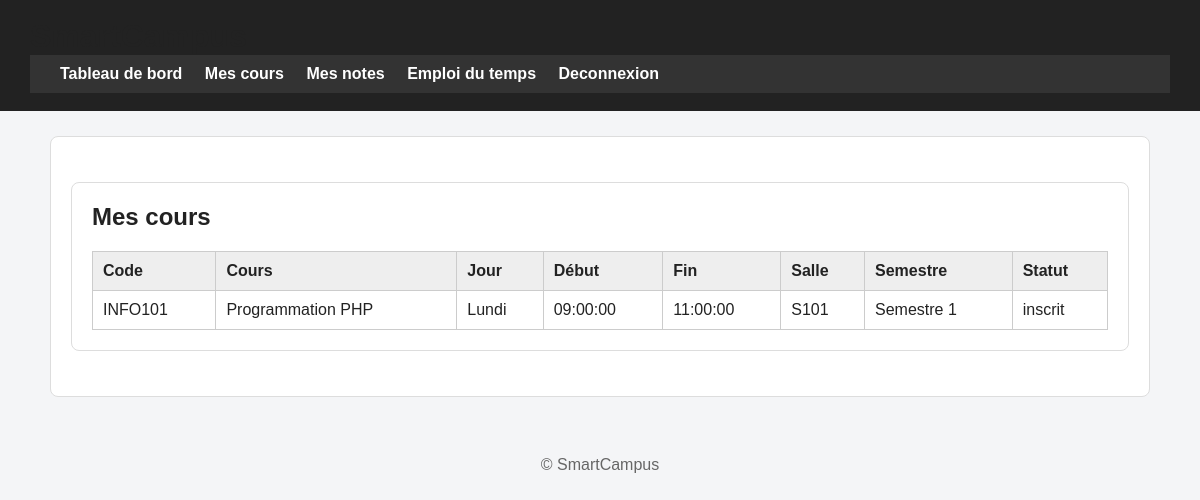
/etudiant/cours.php (signed in), run on the app's committed database.
### tables this page shows
CREATE TABLE inscription (
    id_inscription INT AUTO_INCREMENT PRIMARY KEY,
    date_inscription DATETIME DEFAULT CURRENT_TIMESTAMP,
    statut ENUM('inscrit','desinscrit','en_attente') DEFAULT 'en_attente',
    id_etudiant INT NOT NULL,
    id_cours INT NOT NULL,
    UNIQUE (id_etudiant, id_cours),
    CONSTRAINT fk_inscription_etudiant
        FOREIGN KEY (id_etudiant) REFERENCES etudiant(id_etudiant),
    CONSTRAINT fk_inscription_cours
        FOREIGN KEY (id_cours) REFERENCES cours(id_cours)
);

CREATE TABLE cours (
    id_cours INT AUTO_INCREMENT PRIMARY KEY,
    code_cours VARCHAR(50) NOT NULL,
    titre VARCHAR(150) NOT NULL,
    description TEXT,
    capacite_max INT NOT NULL,
    jour VARCHAR(20) NOT NULL,
    heure_debut TIME NOT NULL,
    heure_fin TIME NOT NULL,
    salle VARCHAR(50) NOT NULL,
    semestre VARCHAR(50) NOT NULL,
    id_enseignant INT NOT NULL,
    UNIQUE (code_cours),
    CONSTRAINT fk_cours_enseignant
        FOREIGN KEY (id_enseignant) REFERENCES enseignant(id_enseignant)
);

### etudiant/cours.php (the view, shortened to what this page needs)
<?php
require_once __DIR__ . '/../config/db.php';
$id_etudiant = $_SESSION['id_etudiant'] ?? 0;
include __DIR__ . '/../includes/header.php';
?>
<section class="container"><h1>Mes cours</h1><?php $sql = "SELECT cours.code_cours, cours.titre, cours.jour, cours.heure_debut, cours.heure_fin, cours.salle, cours.semestre, inscription.statut FROM inscription INNER JOIN cours ON inscription.id_cours = cours.id_cours WHERE inscription.id_etudiant = ? ORDER BY cours.jour, cours.heure_debut"; $stmt = mysqli_prepare($conn, $sql); mysqli_stmt_bind_param($stmt, "i", $id_etudiant); mysqli_stmt_execute($stmt); $resultat = mysqli_stmt_get_result($stmt); ?><table><thead><tr><th>Code</th><th>Cours</th><th>Jour</th><th>Début</th><th>Fin</th><th>Salle</th><th>Semestre</th><th>Statut</th></tr></thead><tbody><?php if ($resultat && mysqli_num_rows($resultat) > 0): while ($cours = mysqli_fetch_assoc($resultat)): ?><tr><td><?php echo htmlspecialchars($cours['code_cours']); ?></td><td><?php echo htmlspecialchars($cours['titre']); ?></td><td><?php echo htmlspecialchars($cours['jour']); ?></td><td><?php echo htmlspecialchars($cours['heure_debut']); ?></td><td><?php echo htmlspecialchars($cours['heure_fin']); ?></td><td><?php echo htmlspecialchars($cours['salle']); ?></td><td><?php echo htmlspecialchars($cours['semestre']); ?></td><td><?php echo htmlspecialchars($cours['statut']); ?></td></tr><?php endwhile; else: ?><tr><td colspan="8">Aucun cours trouvé.</td></tr><?php endif; ?></tbody></table></section>
<?php include __DIR__ . '/../includes/footer.php'; ?>

### assets/css/style.css (style rules this page uses)
* { box-sizing: border-box; }
body { margin: 0; font-family: Arial, Helvetica, sans-serif; background: #f4f5f7; color: #222; }
.container, main { max-width: 1100px; margin: 25px auto; padding: 20px; background: white; border: 1px solid #ddd; border-radius: 8px; }
h1 { margin-top: 0; color: #222; }
table { width: 100%; border-collapse: collapse; margin-top: 15px; background: white; }
th, td { border: 1px solid #ccc; padding: 10px; text-align: left; }
th { background: #eee; }

### data on the page
inscription: id_cours.code_cours "INFO101", id_cours.titre "Programmation PHP", id_cours.jour "Lundi", id_cours.heure_debut "09:00:00", id_cours.heure_fin "11:00:00", id_cours.salle "S101", id_cours.semestre "Semestre 1", statut "inscrit"
